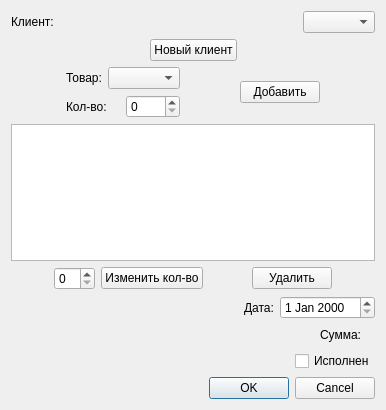
<?xml version="1.0" encoding="UTF-8"?>
<ui version="4.0">
 <class>addorder</class>
 <widget class="QDialog" name="addorder">
  <property name="geometry">
   <rect>
    <x>0</x>
    <y>0</y>
    <width>386</width>
    <height>410</height>
   </rect>
  </property>
  <property name="windowTitle">
   <string>Dialog</string>
  </property>
  <layout class="QVBoxLayout" name="verticalLayout_3">
   <item>
    <layout class="QVBoxLayout" name="verticalLayout">
     <item>
      <layout class="QHBoxLayout" name="horizontalLayout_2">
       <item>
        <widget class="QLabel" name="label_2">
         <property name="text">
          <string>Клиент:</string>
         </property>
        </widget>
       </item>
       <item>
        <spacer name="horizontalSpacer_4">
         <property name="orientation">
          <enum>Qt::Horizontal</enum>
         </property>
         <property name="sizeHint" stdset="0">
          <size>
           <width>40</width>
           <height>20</height>
          </size>
         </property>
        </spacer>
       </item>
       <item>
        <widget class="QComboBox" name="clientCmb"/>
       </item>
      </layout>
     </item>
     <item>
      <layout class="QHBoxLayout" name="horizontalLayout_4">
       <item>
        <spacer name="horizontalSpacer_2">
         <property name="orientation">
          <enum>Qt::Horizontal</enum>
         </property>
         <property name="sizeHint" stdset="0">
          <size>
           <width>40</width>
           <height>20</height>
          </size>
         </property>
        </spacer>
       </item>
       <item>
        <widget class="QPushButton" name="addClientBtn">
         <property name="text">
          <string>Новый клиент</string>
         </property>
        </widget>
       </item>
       <item>
        <spacer name="horizontalSpacer">
         <property name="orientation">
          <enum>Qt::Horizontal</enum>
         </property>
         <property name="sizeHint" stdset="0">
          <size>
           <width>40</width>
           <height>20</height>
          </size>
         </property>
        </spacer>
       </item>
      </layout>
     </item>
    </layout>
   </item>
   <item>
    <layout class="QHBoxLayout" name="horizontalLayout_8">
     <item>
      <spacer name="horizontalSpacer_11">
       <property name="orientation">
        <enum>Qt::Horizontal</enum>
       </property>
       <property name="sizeHint" stdset="0">
        <size>
         <width>40</width>
         <height>20</height>
        </size>
       </property>
      </spacer>
     </item>
     <item>
      <layout class="QVBoxLayout" name="verticalLayout_2">
       <item>
        <layout class="QHBoxLayout" name="horizontalLayout">
         <item>
          <widget class="QLabel" name="label">
           <property name="text">
            <string>Товар:</string>
           </property>
          </widget>
         </item>
         <item>
          <widget class="QComboBox" name="prodCmb"/>
         </item>
        </layout>
       </item>
       <item>
        <layout class="QHBoxLayout" name="horizontalLayout_7">
         <item>
          <widget class="QLabel" name="label_5">
           <property name="text">
            <string>Кол-во:</string>
           </property>
          </widget>
         </item>
         <item>
          <widget class="QSpinBox" name="amountSb"/>
         </item>
        </layout>
       </item>
      </layout>
     </item>
     <item>
      <spacer name="horizontalSpacer_9">
       <property name="orientation">
        <enum>Qt::Horizontal</enum>
       </property>
       <property name="sizeHint" stdset="0">
        <size>
         <width>40</width>
         <height>20</height>
        </size>
       </property>
      </spacer>
     </item>
     <item>
      <widget class="QPushButton" name="addProdBtn">
       <property name="text">
        <string>Добавить</string>
       </property>
      </widget>
     </item>
     <item>
      <spacer name="horizontalSpacer_10">
       <property name="orientation">
        <enum>Qt::Horizontal</enum>
       </property>
       <property name="sizeHint" stdset="0">
        <size>
         <width>40</width>
         <height>20</height>
        </size>
       </property>
      </spacer>
     </item>
    </layout>
   </item>
   <item>
    <widget class="QListWidget" name="listWidget"/>
   </item>
   <item>
    <layout class="QHBoxLayout" name="horizontalLayout_9">
     <item>
      <spacer name="horizontalSpacer_5">
       <property name="orientation">
        <enum>Qt::Horizontal</enum>
       </property>
       <property name="sizeHint" stdset="0">
        <size>
         <width>40</width>
         <height>20</height>
        </size>
       </property>
      </spacer>
     </item>
     <item>
      <widget class="QSpinBox" name="spinBox"/>
     </item>
     <item>
      <widget class="QPushButton" name="changeCountBtn">
       <property name="text">
        <string>Изменить кол-во</string>
       </property>
      </widget>
     </item>
     <item>
      <spacer name="horizontalSpacer_6">
       <property name="orientation">
        <enum>Qt::Horizontal</enum>
       </property>
       <property name="sizeHint" stdset="0">
        <size>
         <width>40</width>
         <height>20</height>
        </size>
       </property>
      </spacer>
     </item>
     <item>
      <widget class="QPushButton" name="delProdBtn">
       <property name="text">
        <string>Удалить</string>
       </property>
      </widget>
     </item>
     <item>
      <spacer name="horizontalSpacer_7">
       <property name="orientation">
        <enum>Qt::Horizontal</enum>
       </property>
       <property name="sizeHint" stdset="0">
        <size>
         <width>40</width>
         <height>20</height>
        </size>
       </property>
      </spacer>
     </item>
    </layout>
   </item>
   <item>
    <layout class="QHBoxLayout" name="horizontalLayout_3">
     <item>
      <spacer name="horizontalSpacer_13">
       <property name="orientation">
        <enum>Qt::Horizontal</enum>
       </property>
       <property name="sizeHint" stdset="0">
        <size>
         <width>40</width>
         <height>20</height>
        </size>
       </property>
      </spacer>
     </item>
     <item>
      <widget class="QLabel" name="label_3">
       <property name="text">
        <string>Дата:</string>
       </property>
      </widget>
     </item>
     <item>
      <widget class="QDateEdit" name="dateEdit"/>
     </item>
    </layout>
   </item>
   <item>
    <layout class="QHBoxLayout" name="horizontalLayout_6">
     <item>
      <spacer name="horizontalSpacer_12">
       <property name="orientation">
        <enum>Qt::Horizontal</enum>
       </property>
       <property name="sizeHint" stdset="0">
        <size>
         <width>40</width>
         <height>20</height>
        </size>
       </property>
      </spacer>
     </item>
     <item>
      <widget class="QLabel" name="label_4">
       <property name="text">
        <string>Сумма:</string>
       </property>
      </widget>
     </item>
     <item>
      <widget class="QLabel" name="sum">
       <property name="text">
        <string/>
       </property>
      </widget>
     </item>
    </layout>
   </item>
   <item>
    <layout class="QHBoxLayout" name="horizontalLayout_5">
     <item>
      <spacer name="horizontalSpacer_3">
       <property name="orientation">
        <enum>Qt::Horizontal</enum>
       </property>
       <property name="sizeHint" stdset="0">
        <size>
         <width>40</width>
         <height>20</height>
        </size>
       </property>
      </spacer>
     </item>
     <item>
      <widget class="QCheckBox" name="checkBox">
       <property name="text">
        <string>Исполнен</string>
       </property>
      </widget>
     </item>
    </layout>
   </item>
   <item>
    <widget class="QDialogButtonBox" name="buttonBox">
     <property name="orientation">
      <enum>Qt::Horizontal</enum>
     </property>
     <property name="standardButtons">
      <set>QDialogButtonBox::Cancel|QDialogButtonBox::Ok</set>
     </property>
    </widget>
   </item>
  </layout>
 </widget>
 <resources/>
 <connections>
  <connection>
   <sender>buttonBox</sender>
   <signal>accepted()</signal>
   <receiver>addorder</receiver>
   <slot>accept()</slot>
   <hints>
    <hint type="sourcelabel">
     <x>248</x>
     <y>254</y>
    </hint>
    <hint type="destinationlabel">
     <x>157</x>
     <y>274</y>
    </hint>
   </hints>
  </connection>
  <connection>
   <sender>buttonBox</sender>
   <signal>rejected()</signal>
   <receiver>addorder</receiver>
   <slot>reject()</slot>
   <hints>
    <hint type="sourcelabel">
     <x>316</x>
     <y>260</y>
    </hint>
    <hint type="destinationlabel">
     <x>286</x>
     <y>274</y>
    </hint>
   </hints>
  </connection>
 </connections>
</ui>
